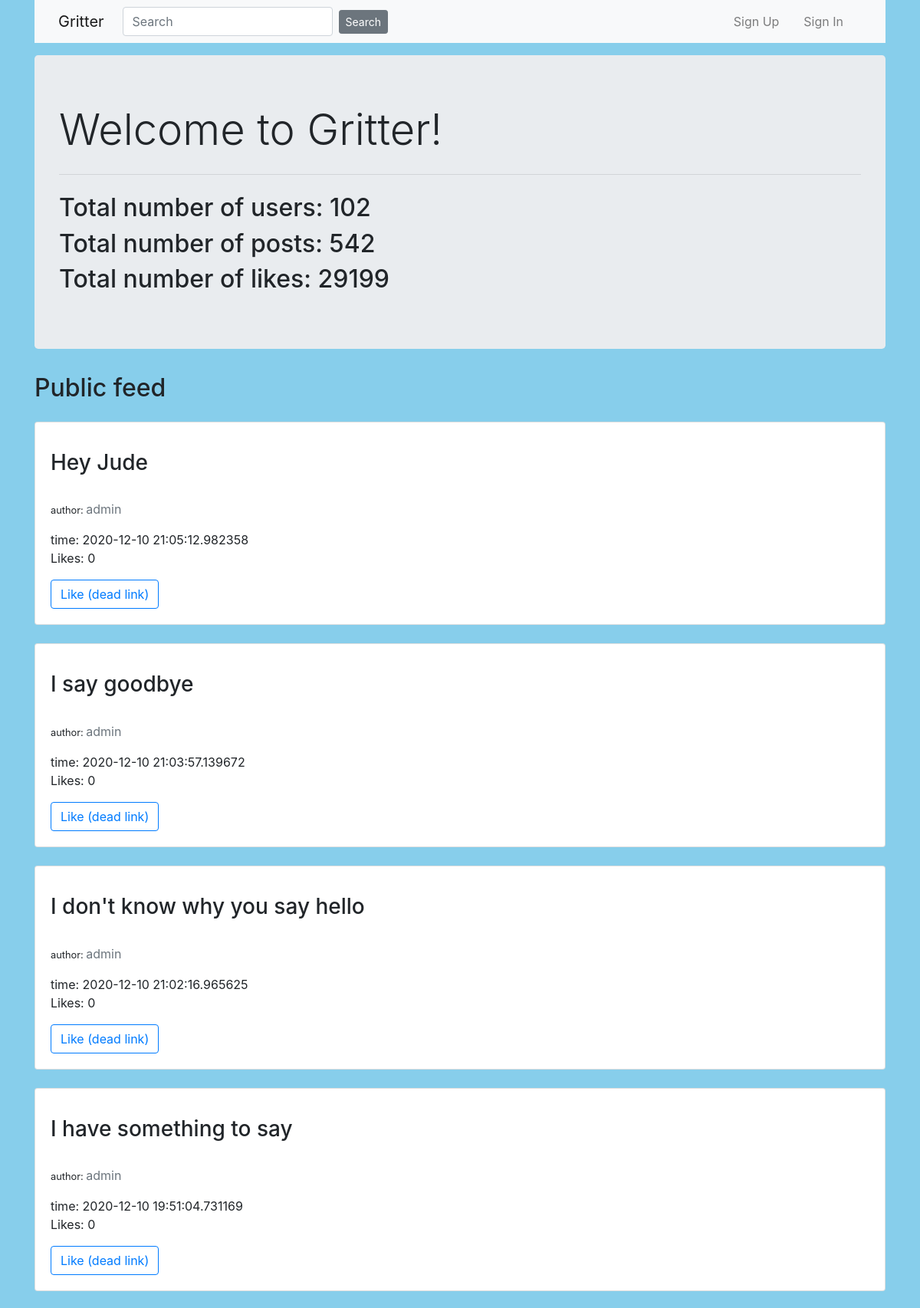
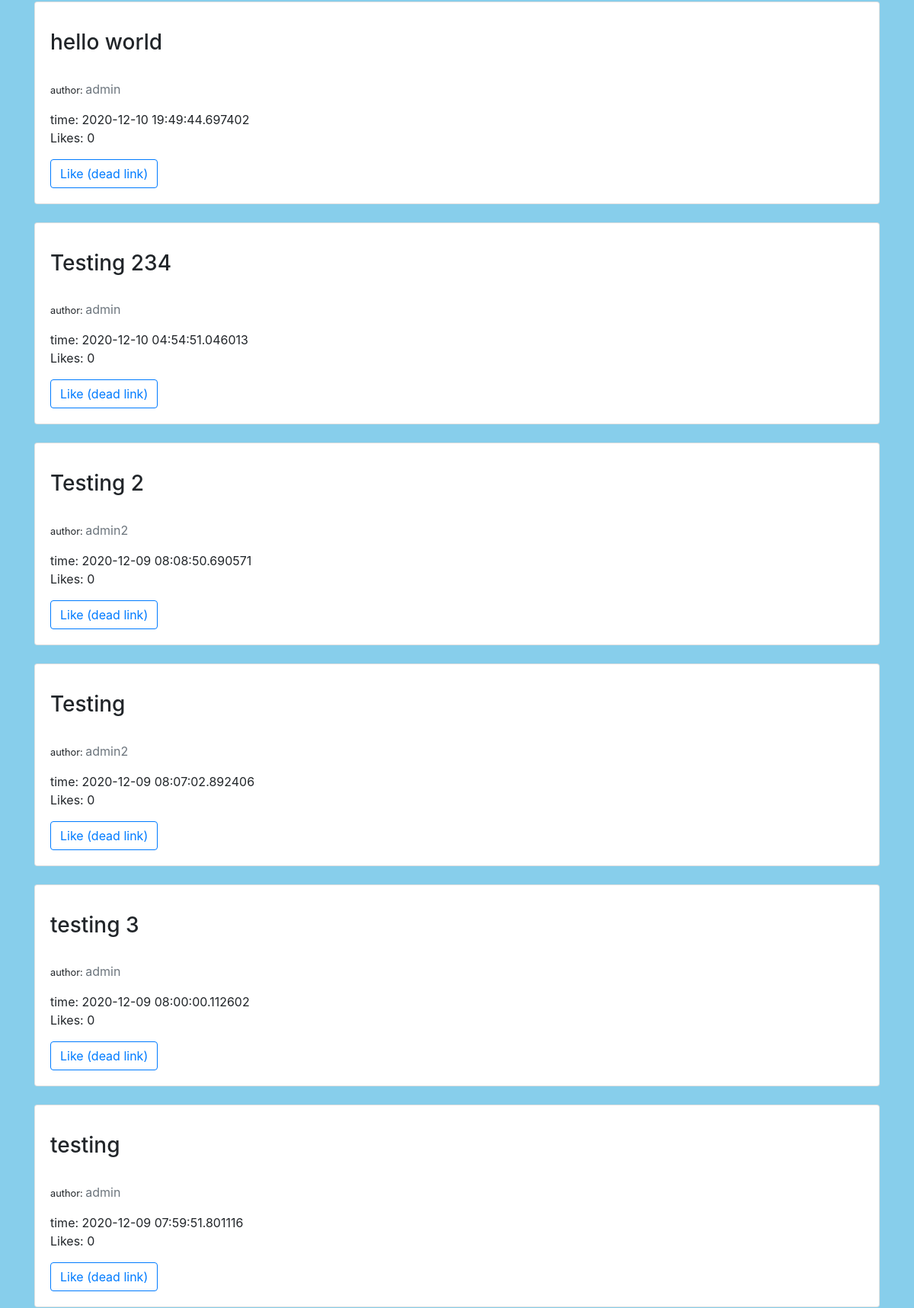
The page / (upper part) on the database its author committed (2 pictures, top to bottom).
### project/models.py (models this page shows, shortened)
class User(UserMixin, db.Model):
    id = db.Column(db.Integer, primary_key=True)
    username = db.Column(db.String(50), unique=True, nullable=False)
    password = db.Column(db.String(128), nullable=False)
    email = db.Column(db.String(100), unique=True, nullable=False)
    posts = db.relationship('Post', backref ='author', lazy='dynamic')
    followed = db.relationship(
        'User', secondary=followers,
        primaryjoin=(followers.c.follower_id == id),
        secondaryjoin=(followers.c.followed_id == id),
        backref=db.backref('followers', lazy='dynamic'), lazy='dynamic')

class Post(db.Model):
    id = db.Column(db.Integer, primary_key=True)
    content = db.Column(db.Text)
    like_count = db.Column(db.Integer, default=0)
    timestamp = db.Column(db.DateTime, index=True, default=datetime.utcnow)
    user_id = db.Column(db.Integer, db.ForeignKey('user.id'))

### project/routes.py (the view)
@app.route('/', methods= ['GET', 'POST'])
def default():
    context = {}
    num_likes = len(Like.query.all())
    context['num_likes'] = num_likes
    num_posts = len(Post.query.all())
    context['num_posts'] = num_posts
    num_users = len(User.query.all())
    context['num_users'] = num_users
    all_posts = get_all_posts_with_like_counts()
    context['posts'] = all_posts
    return render_template('home.html', context=context)

### project/db_queries.py (called while the page is built)
def get_username_by_id(user_id):
    username = User.query.filter(User.id == user_id).first()
    return username

def get_all_posts_with_like_counts():
    result = []
    posts = Post.query.order_by(Post.id.desc()).all()
    for post in posts:
        post_dict = {}
        post_dict['post'] = post
        user = get_username_by_id(post.user_id)
        if user is None:
            post_dict['author'] = 'user not found'
        else:
            post_dict['author'] = user.username
        num_likes = len(Like.query.filter(Like.post_id == post.id).all())
        post_dict['num_likes'] = num_likes
        result.append(post_dict)
    return result

### project/templates/home.html (shortened to what this page needs)
{% extends "layout.html" %}
{% block content %}
    <div class="container">
        <div class="jumbotron bg-lt">
            <h1 class="display-4">Welcome to Gritter!</h1>
            <hr class="my-4">
             {% if context %}
                <h2>Total number of users: {{ context.num_users }}</h2>
                <h2>Total number of posts: {{ context.num_posts }}</h2>
                <h2>Total number of likes: {{ context.num_likes }}</h2>
            {% endif %}
        </div>
    </div>
    <div class="container">
        <h2>Public feed</h2>
        {% for post_dict in context.posts %}
            <div class="card mt-4">
                <div class="card-body">
                    <p class="card-text">
                        <p>
                            <h3>{{ post_dict.post.content }} </h3><br>
                            <small>author: </small><a class="text-muted" href="{{ url_for('user', username=post_dict.post.author.username) }}">{{ post_dict.author }}</a>
                        </p>
                        <p>
                            time: {{ post_dict.post.timestamp }} <br>
                            Likes: {{ post_dict.num_likes }}
                        </p>
                    </p>
                    <a class="btn btn-outline-primary" href="#">Like (dead link)</a>
                </div>
            </div>
        {% endfor %}
    </div>
{% endblock content %}

### project/static/styles/style.css (style rules this page uses)
body { background-color: #87CEEB; }

### rows shown on the page
User: post.content "Hey Jude", author "admin", post.timestamp "2020-12-10 21:05:12.982358", num_likes "0", post.content "I say goodbye", post.timestamp "2020-12-10 21:03:57.139672", post.content "I don't know why you say hello", post.timestamp "2020-12-10 21:02:16.965625", post.content "I have something to say", post.timestamp "2020-12-10 19:51:04.731169", post.content "hello world", post.timestamp "2020-12-10 19:49:44.697402", post.content "Testing 234", post.timestamp "2020-12-10 04:54:51.046013", post.content "testing 3", post.timestamp "2020-12-09 08:00:00.112602", post.content "testing", post.timestamp "2020-12-09 07:59:51.801116"
User: post.content "Testing 2", author "admin2", post.timestamp "2020-12-09 08:08:50.690571", num_likes "0", post.content "Testing", post.timestamp "2020-12-09 08:07:02.892406"

### other values the page prints
{{ context.num_users }} "102"
{{ context.num_posts }} "542"
{{ context.num_likes }} "29199"
